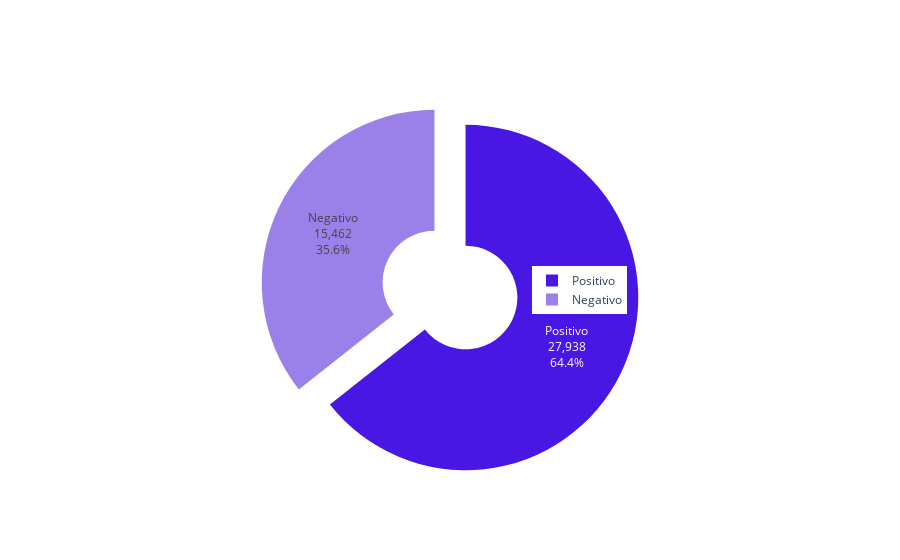

Notebook code cell kept with this figure:
### Code cell
labels = ['Positivo', 'Negativo']
values = [27938, 15462]
fig = go.Figure(data=[go.Pie(labels=labels, values=values, textinfo='label+percent+value', hole=.3, rotation=0)])
fig.update_layout(legend=dict(orientation="v", xanchor="center", x=0.675, y=0.5)) # title_text='Distribución de Género', title_x=0.5, title_y=0.9, title_font=dict(size=25), 
fig.update_traces(textfont_size=12, pull=[0.1, 0.1], marker=dict(colors=['#4817e4', '#9a81e9']), hoverinfo='label+percent+value')
fig.show()
fig.write_image(os.path.join(os.path.dirname(os.path.dirname(os.path.abspath('file'))), 'utils', "image", "matr.png"))

### Figure 1 — Plotly figure (JSON) as saved in the notebook; plotly's stock layout.template omitted (floating-point values rounded to 4 significant figures)
{"data": [{"hole": 0.3, "hoverinfo": "label+percent+value", "labels": ["Positivo", "Negativo"], "marker": {"colors": ["#4817e4", "#9a81e9"]}, "pull": [0.1, 0.1], "rotation": 0, "textfont": {"size": 12}, "textinfo": "label+percent+value", "type": "pie", "values": [27938, 15462]}], "layout": {"legend": {"orientation": "v", "x": 0.675, "xanchor": "center", "y": 0.5}}}
